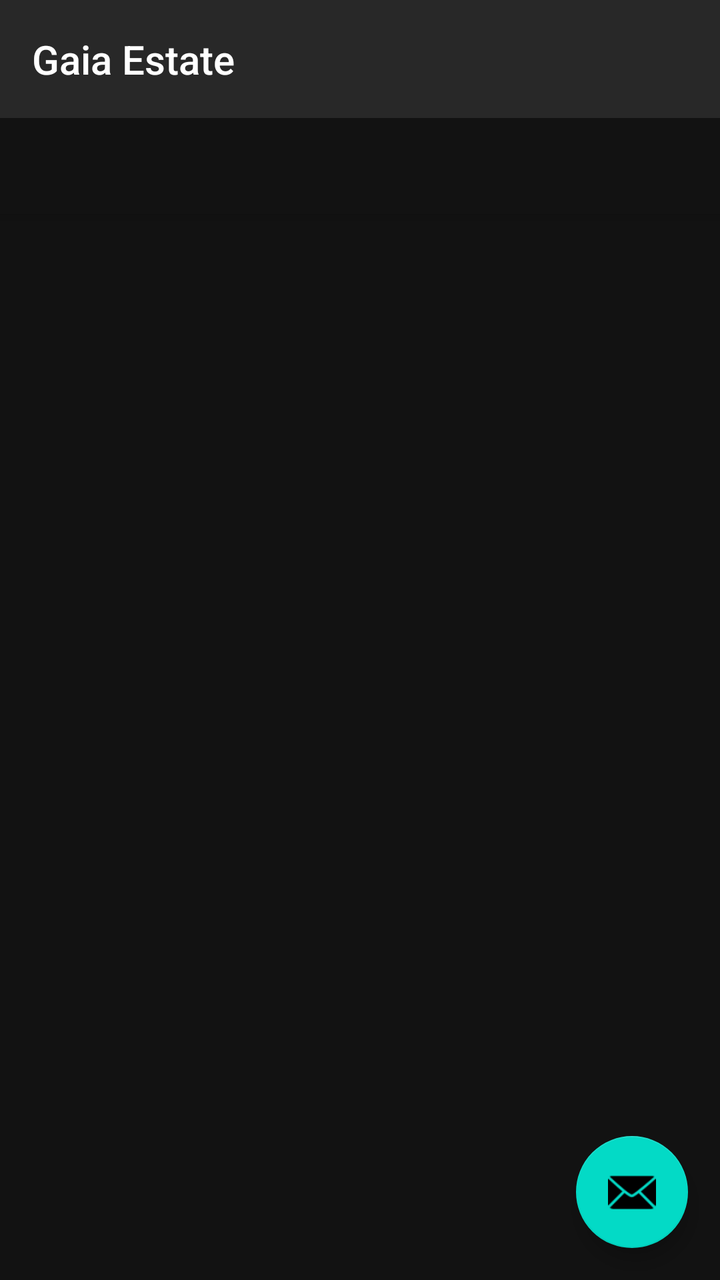
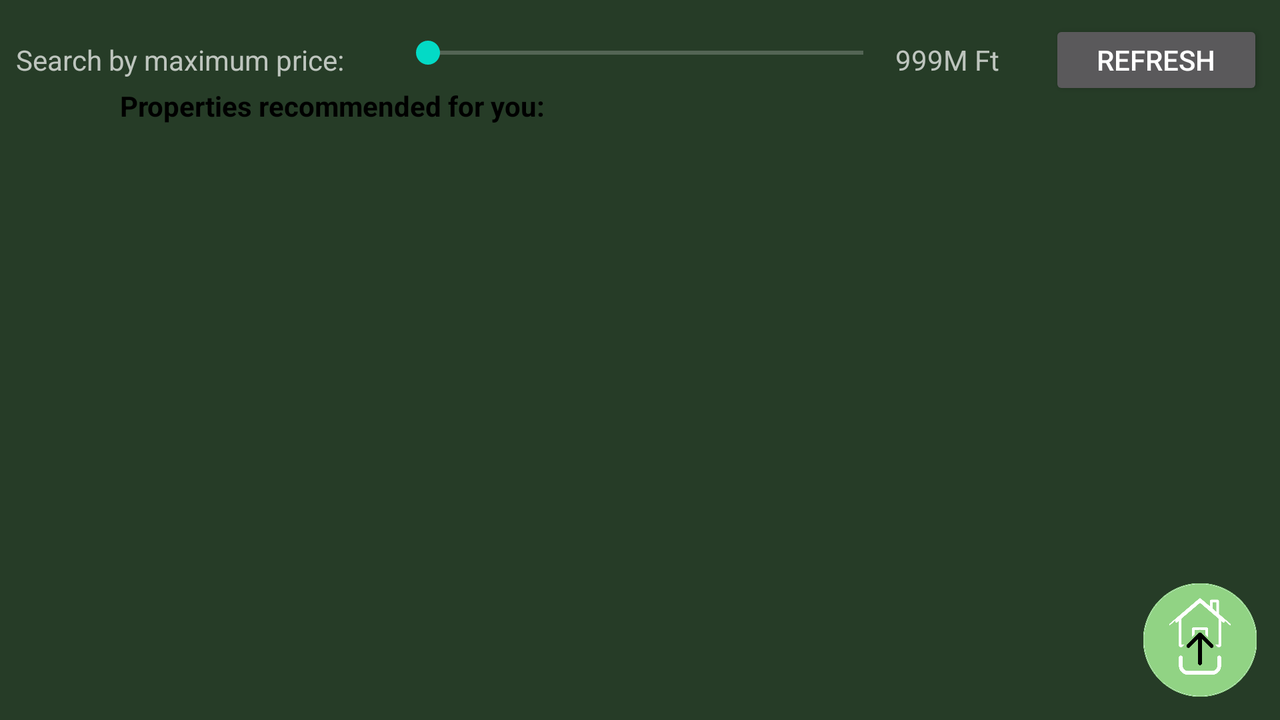

The same Android screen from two of the app's own layout files: first res/layout/ as a phone draws it, then the author's variant for another configuration, drawn on a device whose configuration selects that folder. Both files follow.
<!-- AndroidManifest.xml: application theme Theme.MaterialComponents.NoActionBar -->
<!-- res/layout/activity_browser.xml -->
<?xml version="1.0" encoding="utf-8"?>
<androidx.coordinatorlayout.widget.CoordinatorLayout xmlns:android="http://schemas.android.com/apk/res/android"
    xmlns:app="http://schemas.android.com/apk/res-auto"
    xmlns:tools="http://schemas.android.com/tools"
    android:layout_width="match_parent"
    android:layout_height="match_parent"
    tools:context=".BrowserActivity">

    <com.google.android.material.appbar.AppBarLayout
        android:layout_width="match_parent"
        android:layout_height="wrap_content"
        android:theme="@style/Theme.GaiaEstate.AppBarOverlay">

        <TextView
            android:id="@+id/title"
            android:layout_width="wrap_content"
            android:layout_height="wrap_content"
            android:gravity="center"
            android:minHeight="?actionBarSize"
            android:padding="@dimen/appbar_padding"
            android:text="@string/app_name"
            android:textAppearance="@style/TextAppearance.Widget.AppCompat.Toolbar.Title" />

        <com.google.android.material.tabs.TabLayout
            android:id="@+id/tabs"
            android:layout_width="match_parent"
            android:layout_height="wrap_content" />
    </com.google.android.material.appbar.AppBarLayout>

    <androidx.viewpager.widget.ViewPager
        android:id="@+id/view_pager"
        android:layout_width="match_parent"
        android:layout_height="match_parent"
        app:layout_behavior="@string/appbar_scrolling_view_behavior" />

    <com.google.android.material.floatingactionbutton.FloatingActionButton
        android:id="@+id/fab"
        android:layout_width="wrap_content"
        android:layout_height="wrap_content"
        android:layout_gravity="bottom|end"
        android:layout_marginEnd="@dimen/fab_margin"
        android:layout_marginBottom="16dp"
        app:srcCompat="@android:drawable/ic_dialog_email" />
</androidx.coordinatorlayout.widget.CoordinatorLayout>
<!-- resources referenced by this layout -->
<resources>
  <dimen name="appbar_padding">16dp</dimen>
  <dimen name="fab_margin">16dp</dimen>
  <string name="app_name">Gaia Estate</string>
</resources>
<!-- res/layout-land/activity_browser.xml (the author's variant of the layout above) -->
<!-- drawn on the phone turned sideways -->
<?xml version="1.0" encoding="utf-8"?>
<androidx.constraintlayout.widget.ConstraintLayout xmlns:android="http://schemas.android.com/apk/res/android"
    xmlns:app="http://schemas.android.com/apk/res-auto"
    xmlns:tools="http://schemas.android.com/tools"
    android:id="@+id/browserView"
    android:layout_width="match_parent"
    android:layout_height="match_parent"
    android:background="#263C27"
    tools:context=".BrowserActivity">

    <LinearLayout
        android:id="@+id/linearLayout"
        android:layout_width="match_parent"
        android:layout_height="60sp"
        android:layout_marginStart="8dp"
        android:layout_marginEnd="8dp"
        android:gravity="center"
        android:orientation="horizontal"
        app:layout_constraintEnd_toEndOf="parent"
        app:layout_constraintStart_toStartOf="parent"
        app:layout_constraintTop_toTopOf="parent">

        <TextView
            android:id="@+id/searchTextView"
            android:layout_width="wrap_content"
            android:layout_height="wrap_content"
            android:layout_weight="0.4"
            android:text="Search by maximum price:" />

        <SeekBar
            android:id="@+id/seekBar"
            android:layout_width="250sp"
            android:layout_height="wrap_content"
            android:layout_marginTop="-4dp"
            android:indeterminate="false"
            android:max="999"
            android:progress="1" />

        <TextView
            android:id="@+id/maximumPriceTextView"
            android:layout_width="wrap_content"
            android:layout_height="wrap_content"
            android:layout_weight="0.4"
            android:text="999M Ft" />

        <Button
            android:id="@+id/searchPrice"
            android:layout_width="wrap_content"
            android:layout_height="40sp"
            android:layout_weight="0.3"
            android:onClick="queryByPrice"
            android:text="Refresh" />

    </LinearLayout>

    <ImageButton
        android:id="@+id/uploadButton"
        android:layout_width="60sp"
        android:layout_height="60sp"
        android:layout_marginEnd="10dp"
        android:layout_marginBottom="10dp"
        android:background="@android:color/transparent"
        android:onClick="openUpload"
        android:scaleType="fitCenter"
        app:layout_constraintBottom_toBottomOf="parent"
        app:layout_constraintEnd_toEndOf="parent"
        app:srcCompat="@drawable/icon_upload" />

    
    <androidx.viewpager.widget.ViewPager
        android:id="@+id/pager"
        android:layout_width="400sp"
        android:layout_height="270sp"
        android:layout_marginStart="24dp"
        android:layout_marginTop="16dp"
        android:layout_marginEnd="24dp"
        app:layout_constraintEnd_toEndOf="parent"
        app:layout_constraintStart_toStartOf="parent"
        app:layout_constraintTop_toBottomOf="@+id/welcomeText" />

    <TextView
        android:id="@+id/welcomeText"
        android:layout_width="wrap_content"
        android:layout_height="wrap_content"
        android:layout_marginTop="-17dp"
        android:text="Properties recommended for you:"
        android:textColor="#000000"
        android:textStyle="bold"
        app:layout_constraintEnd_toEndOf="parent"
        app:layout_constraintHorizontal_bias="0.14"
        app:layout_constraintStart_toStartOf="parent"
        app:layout_constraintTop_toBottomOf="@+id/linearLayout" />
</androidx.constraintlayout.widget.ConstraintLayout>
<!-- resources referenced by the variant -->
<!-- as the phone turned sideways resolves them -->
<resources>
  <!-- drawable icon_upload: png bitmap (drawable, 52706 bytes) -->
</resources>
